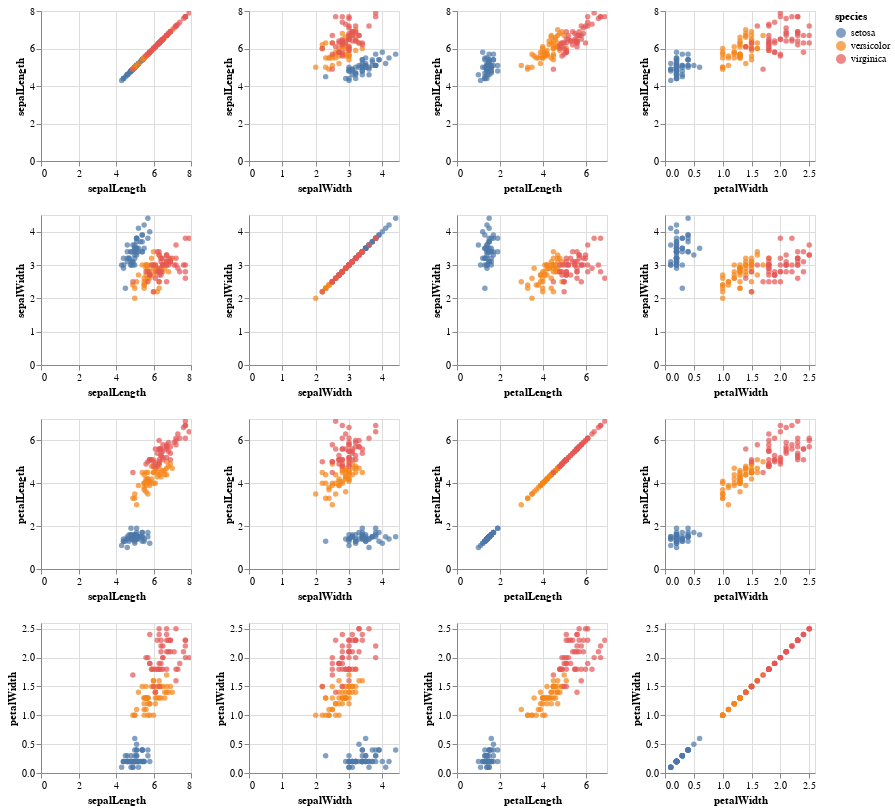

Notebook cell for this chart:
### Code cell
alt.Chart(df_iris).mark_circle().encode(
    alt.X(alt.repeat("column"), type='quantitative'),
    alt.Y(alt.repeat("row"), type='quantitative'),
    color='species:N'
).properties(
    width=150,
    height=150
).repeat(
    row=['sepalLength', 'sepalWidth', 'petalLength', 'petalWidth'],
    column=['sepalLength', 'sepalWidth', 'petalLength', 'petalWidth']
).interactive()

### Figure 1 — Vega-Lite specification as saved in the notebook (floating-point values rounded to 4 significant figures; data arrays with more than 128 entries replaced by an {"elided": "..."} marker saying what was removed)
{"usermeta": {"embedOptions": {"theme": "dark"}}, "config": {"view": {"continuousWidth": 400, "continuousHeight": 300}}, "repeat": {"column": ["sepalLength", "sepalWidth", "petalLength", "petalWidth"], "row": ["sepalLength", "sepalWidth", "petalLength", "petalWidth"]}, "spec": {"data": {"name": "data-a264acbd6e539a8b3afc0cb5f240fb57"}, "mark": "circle", "encoding": {"color": {"type": "nominal", "field": "species"}, "x": {"type": "quantitative", "field": {"repeat": "column"}}, "y": {"type": "quantitative", "field": {"repeat": "row"}}}, "height": 150, "selection": {"selector001": {"type": "interval", "bind": "scales", "encodings": ["x", "y"]}}, "width": 150}, "$schema": "https://vega.github.io/schema/vega-lite/v4.8.1.json", "datasets": {"data-a264acbd6e539a8b3afc0cb5f240fb57": {"elided": "150 records"}}}
